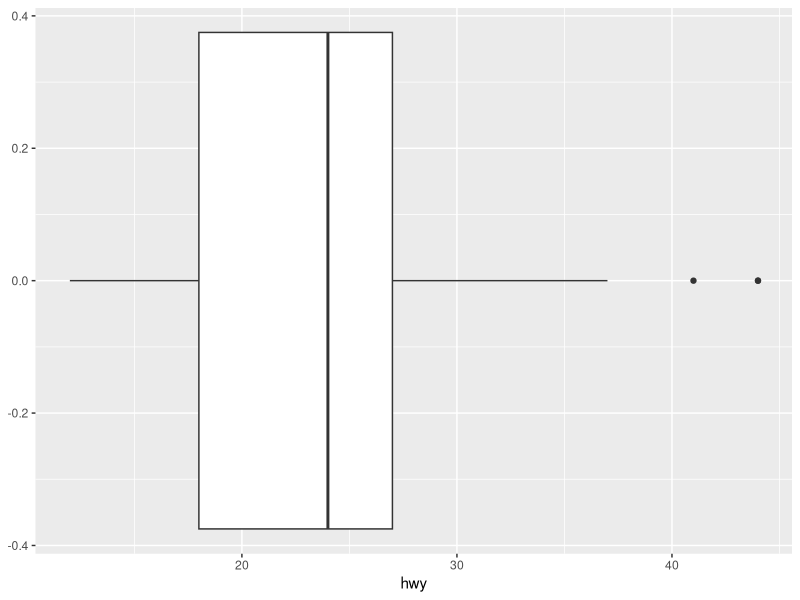
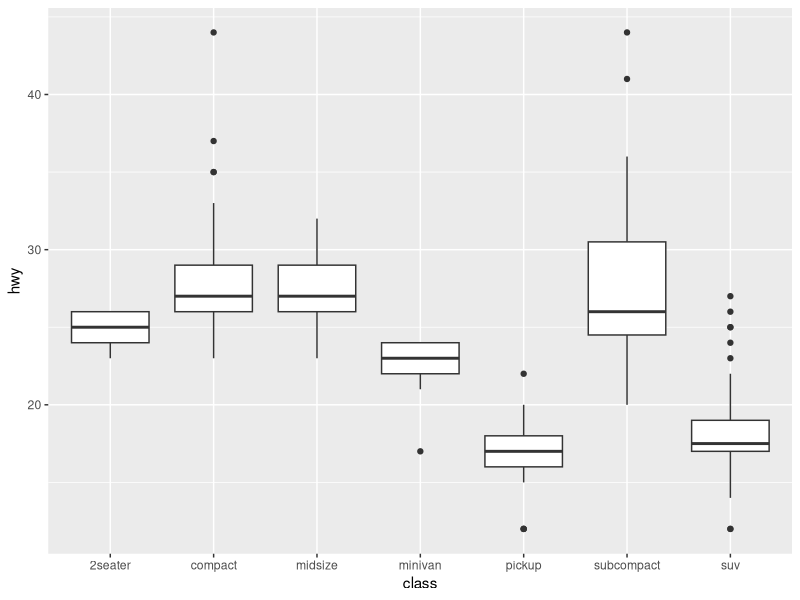
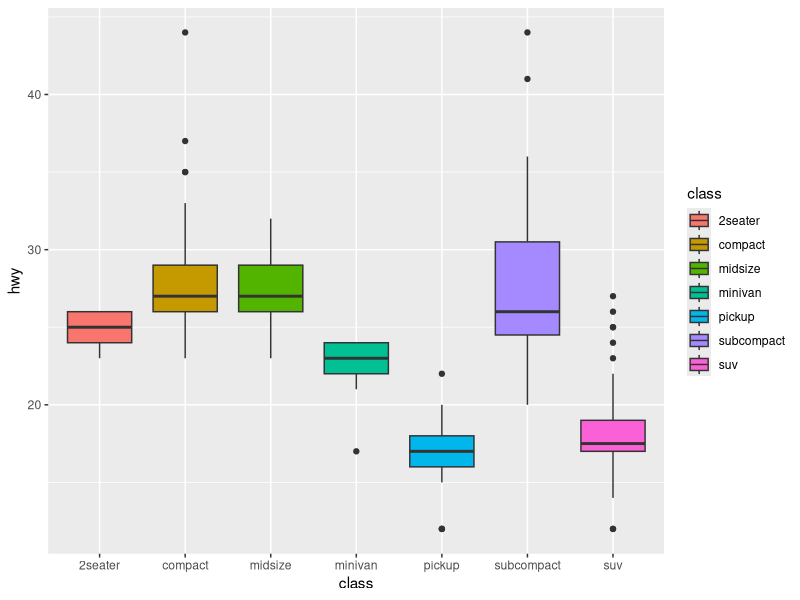

Write R code to recreate these figures, in order.
## ---- chunk 1
knitr::opts_chunk$set(echo = TRUE)
## ---- chunk 2
library(ggplot2)
## ---- chunk 3
ggplot(data = mpg, 
       mapping = aes(x = hwy)) +
  geom_boxplot()
## ---- chunk 4
ggplot(data = mpg, 
       mapping = aes(x = class, y = hwy)) +
  geom_boxplot()
## ---- chunk 5
ggplot(data = mpg, 
       mapping = aes(x = class, y = hwy, fill = class)) +
  geom_boxplot()
